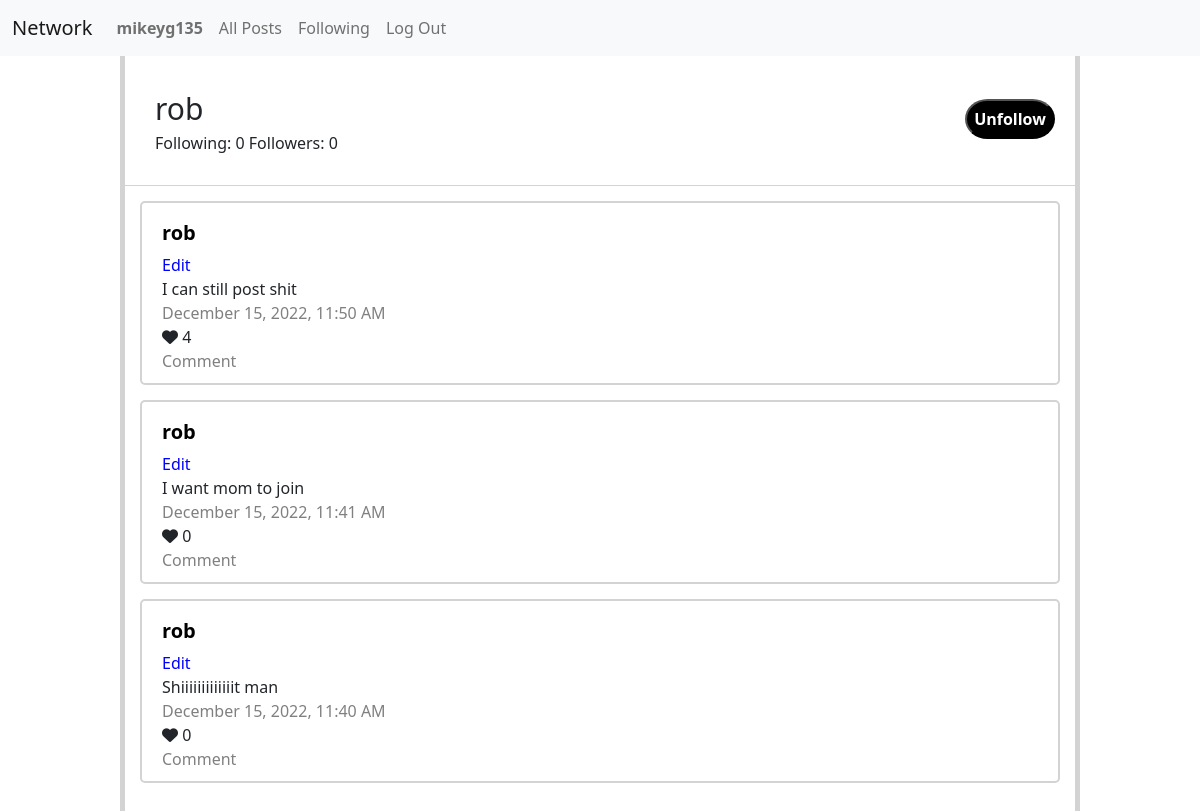
/profile_page/rob/ (signed in), run on the app's committed database.
### network/models.py (models this page shows)
class User(AbstractUser):
    pass

class Following_Follower(models.Model):
    username = models.TextField(max_length=500)
    following = models.IntegerField(default=0)
    followers = models.IntegerField(default=0)

class All_Post(models.Model):
    id = models.IntegerField(primary_key=True)
    username = models.TextField(max_length=500)
    comment = models.TextField(max_length=500)
    date = models.TextField(max_length=500)
    time = models.TextField(max_length=500)
    datetime = models.DateTimeField(blank=True, default=datetime.now)
    likes = models.IntegerField()

### network/views.py (the view, shortened to what this page needs)
# urls.py: path("profile_page/<str:username>/", views.profile_page, name="profile_page"),
def profile_page(request, username):
    user = Following_Follower.objects.filter(username = username)
    posts_from_user = All_Post.objects.filter(username = username).order_by('datetime').reverse()
    following_list = following_system.objects.filter(follower = request.user, leader = username)
    if (following_list.count() == 0):
        message = "Follow"
    else:
        message = "Unfollow"
    print(user)
    profile = {
        "username": user[0].username,
        "following": user[0].following,
        "followers": user[0].followers,
        "posts_from_user": posts_from_user,
        "message": message
    }
    return render(request, "network/profile_page.html", profile)

### network/templates/network/profile_page.html (shortened to what this page needs)
{% extends "network/layout.html" %}
{% block body %}
{% load %}
<div id="profile_container">
    <div id="profile_body">
        <div id="profile_header">
            <div id="profile_username">{{ username }} </div>
            <div id="profile_following">Following: {{ following }} Followers: {{ followers }}</div>
            {% if user.is_authenticated %}
            <form method="post">
                {% if user|stringformat:"s" != username|stringformat:"s" %}
                <input type="submit" name="follow" value="{{message}}">
                {% endif %}
            </form>
            {% endif %}
        </div>
        <div id = "profile_posts">
            {% for post in posts_from_user %}
                <div id = "post">
                    <div id="username"> <a style="text-decoration: none; color: black;" href="{% url 'profile_page' post.username %}">{{ post.username }}</a></div>
                    <div style="color: blue;">Edit</div>
                    <div id="comment">{{ post.comment }}</div>
                    <div id="date" style="color: gray">{{ post.date }}, {{ post.time }}</div>
                    <div id="likes"> <i class="fa-solid fa-heart"></i> {{ post.likes}}</div>
                    <div style="color: gray">Comment</div>
                </div>
            {% endfor %}
        </div>
    </div>
</div>
{% endblock %}

### network/templates/network/layout.html (shortened to what this page needs)
{% load static %}
<!DOCTYPE html>
<html lang="en">
    <head>
        <link href="https://cdn.jsdelivr.net/npm/bootstrap@5.0.2/dist/css/bootstrap.min.css" rel="stylesheet">
        <link href="{% static 'network/styles.css' %}" rel="stylesheet">
    </head>
    <body>
       <nav class="navbar navbar-expand-sm navbar-light bg-light">
            <div class="container-fluid">
                <a class="navbar-brand" href="#">Network</a>
              <div class="collapse navbar-collapse" id="navbarNav">
                <ul class="navbar-nav">
                        {% if user.is_authenticated %}
                            <li class="nav-item">
                                <a class="nav-link" href="#" id="user"><strong>{{ user.username }}</strong></a>
                            </li>
                        {% endif %}
                           <li class="nav-item">
                                <a class="nav-link" href="{% url 'index' %}">All Posts</a>
                            </li>
                        {% if user.is_authenticated %}
                            <li class="nav-item">
                                <a class="nav-link" href="{% url 'following' %}">Following</a>
                            </li>
                            <li class="nav-item">
                                <a class="nav-link" href="{% url 'logout' %}">Log Out</a>
                            </li>
                        {% endif %}
                </ul>
              </div>
            </div>
          </nav>
        <div class="body">
            {% block body %}
            {% endblock %}
        </div>
    </body>
</html>

### network/static/network/styles.css (style rules this page uses)
ul li { display: inline !important; }
#post { border: 2.5px solid lightgray; padding: 20px; padding-top: 10px; padding-bottom: 10px; border-radius: 5px; margin: 15px; }
#username { font-size: 20px; font-weight: bold; margin-top: 5px; margin-bottom: 5px; }
#profile_container { height: 100vh; }
#profile_body { width: 80%; margin: 0 auto; min-height: 100%; height: fit-content; border-left: 5px solid lightgray; border-right: 5px solid lightgray; position: relative; }
#profile_header { padding: 30px; border-bottom: 1px solid lightgray; }
#profile_header form { position: absolute; top: 42.5px; right: 20px; }
form input { background: black; color: white; font-weight: bold; padding: 6px; border-radius: 25%/50%; width: 90px; }
#profile_username { font-size: 30px; }

### data on the page
User: username "mikeyg135"
Following_Follower: username "rob"
All_Post: username "rob", comment "I can still post shit", date "December 15, 2022", time "11:50 AM", likes "4"
All_Post: username "rob", comment "I want mom to join", date "December 15, 2022", time "11:41 AM", likes "0"
All_Post: username "rob", comment "Shiiiiiiiiiiiiit man", date "December 15, 2022", time "11:40 AM", likes "0"

### other printed values
{{ following }} "0"
{{ followers }} "0"
